Frame 1 (no input): blank canvas, image omitted
Frame 60 (no input): blank canvas, image omitted
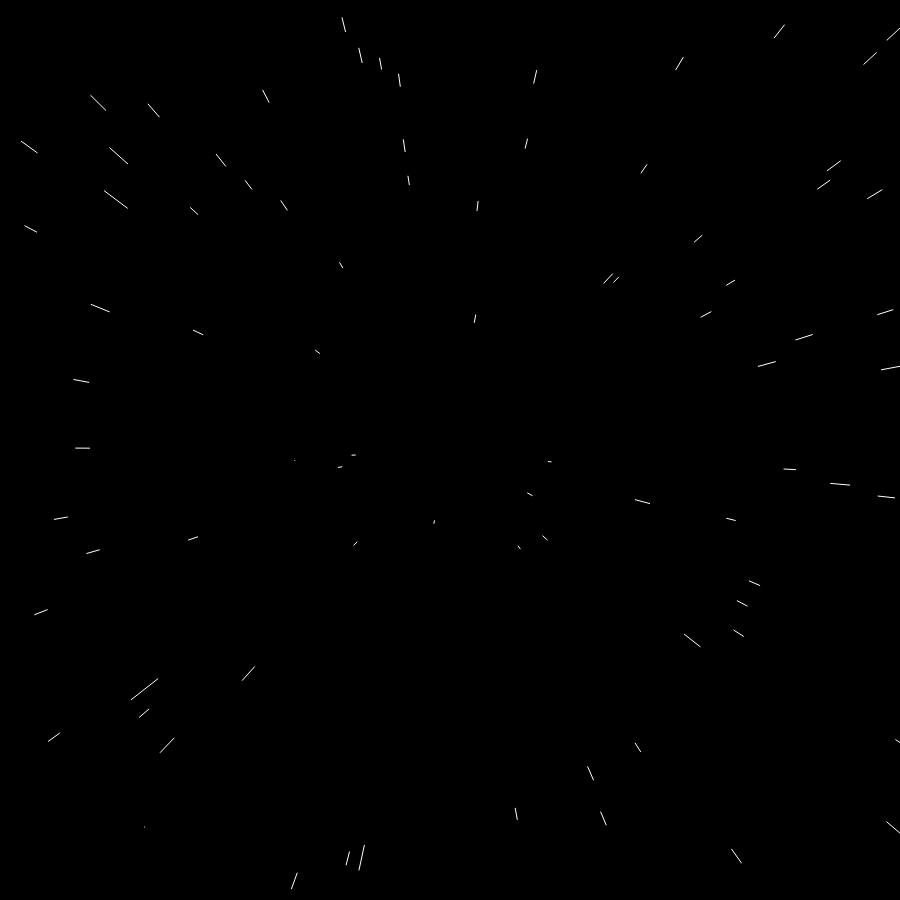
Frame 120 (the mouse pressed at the canvas centre since frame 60)

The p5.js sketch whose frames 1 and 60 were blank and that drew this single picture after the mouse press (run headless with seeded random() and noise() and a simulated clock; from frame 60 on, the mouse is pressed at the canvas centre):

// p5.js sketch
// ── sketch.js
// List of stars
var stars = [];

// Speed of star
var speed;

function setup() {
  let canvas = createCanvas(900, 900);
  canvas.position(windowWidth/2 - width/2, windowHeight/2 - height/2) // to center the star

  // Creating all the stars
  for (var i = 0; i < 1100; i++) {
    stars[i] = new Star();
  }
}

function draw() {
  speed = map(mouseX, 0, width, 0, 50);
  background(0);
  translate(width / 2, height / 2);
  for (var i = 0; i < stars.length; i++) {
    stars[i].update();
    stars[i].show();
  }
}
// ── star.js

class Star {
	constructor() {
		this.x = random(-width, width);
		this.y = random(-height, height);
		this.z = random(width);
		this.pz = this.z;
	}

	update() {
		this.z = this.z - speed;
		if (this.z < 1) {
			this.z = width;
			this.x = random(-width, width);
			this.y = random(-height, height);
			this.pz = this.z;
		}
	};

	show() {
		fill(255);
		noStroke();

		var sx = map(this.x / this.z, 0, 1, 0, width);
		var sy = map(this.y / this.z, 0, 1, 0, height);

		var r = map(this.z, 0, width, 16, 0);
		// ellipse(sx, sy, r, r);

		var px = map(this.x / this.pz, 0, 1, 0, width);
		var py = map(this.y / this.pz, 0, 1, 0, height);

		this.pz = this.z;

		stroke(255);
		line(px, py, sx, sy);

	};
}
